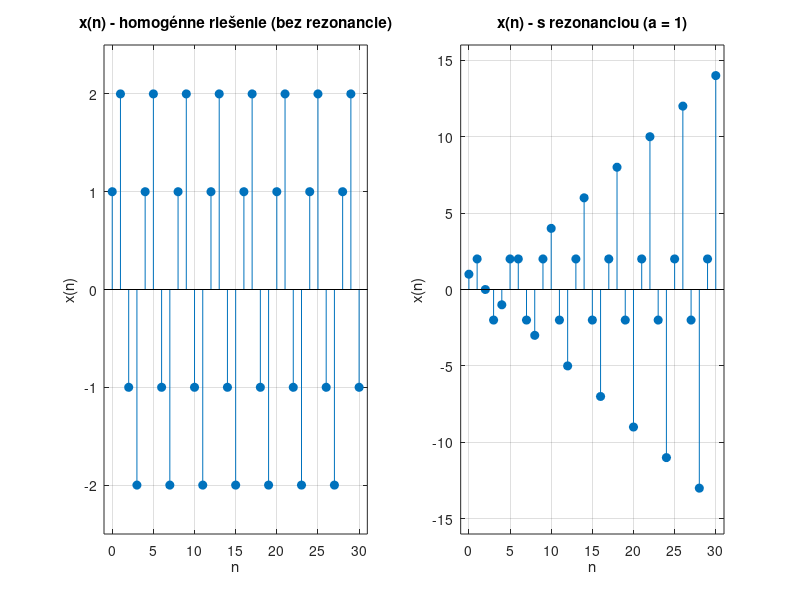

MATLAB code to generate this figure:
% Replikacia grafov: kyvadlo bez rezonancie (homogenne) a s rezonanciou (a=1)
n = 0:30;

% Homogenne riesenie pre x(n+2)+x(n)=0 s x(0)=1, x(1)=2
x_h = cos(n*pi/2) + 2*sin(n*pi/2);

% Riesenie pre a = 1 (rezonancia), analyticky:
% x(n) = (2-n)/2 * cos(n*pi/2) + 2 * sin(n*pi/2)
x_res = ((2 - n)/2) .* cos(n*pi/2) + 2 .* sin(n*pi/2);

% Vykreslenie
figure('Position',[100 100 1000 380]);

% Homogenne (bez rezonancie)
subplot(1,2,1)
stem(n, x_h, 'filled', 'MarkerSize',6)
hold on
plot([n(1) n(end)], [0 0], 'k:') % nula
hold off
title('x(n) - homogénne riešenie (bez rezonancie)')
xlabel('n')
ylabel('x(n)')
axis([ -1 31 -2.5 2.5 ])
set(gca,'XTick',0:5:30)
grid on

% Rezonancia (a = 1)
subplot(1,2,2)
stem(n, x_res, 'filled', 'MarkerSize',6)
hold on
plot([n(1) n(end)], [0 0], 'k:') % nula
hold off
title('x(n) - s rezonanciou (a = 1)')
xlabel('n')
ylabel('x(n)')
axis([ -1 31 -16 16 ])
set(gca,'XTick',0:5:30)
grid on

